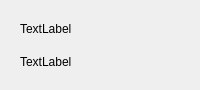
<?xml version="1.0" encoding="UTF-8"?>
<ui version="4.0">
 <class>CategoryWidget</class>
 <widget class="QWidget" name="CategoryWidget">
  <property name="geometry">
   <rect>
    <x>0</x>
    <y>0</y>
    <width>200</width>
    <height>90</height>
   </rect>
  </property>
  <property name="sizePolicy">
   <sizepolicy hsizetype="Fixed" vsizetype="Fixed">
    <horstretch>0</horstretch>
    <verstretch>0</verstretch>
   </sizepolicy>
  </property>
  <property name="minimumSize">
   <size>
    <width>200</width>
    <height>90</height>
   </size>
  </property>
  <layout class="QVBoxLayout" name="verticalLayout">
   <property name="spacing">
    <number>15</number>
   </property>
   <property name="leftMargin">
    <number>20</number>
   </property>
   <property name="topMargin">
    <number>20</number>
   </property>
   <property name="rightMargin">
    <number>20</number>
   </property>
   <property name="bottomMargin">
    <number>20</number>
   </property>
   <item>
    <widget class="QLabel" name="lbCategoryName">
     <property name="text">
      <string>TextLabel</string>
     </property>
    </widget>
   </item>
   <item>
    <widget class="QLabel" name="lbBookCount">
     <property name="text">
      <string>TextLabel</string>
     </property>
    </widget>
   </item>
  </layout>
 </widget>
 <resources/>
 <connections/>
</ui>
